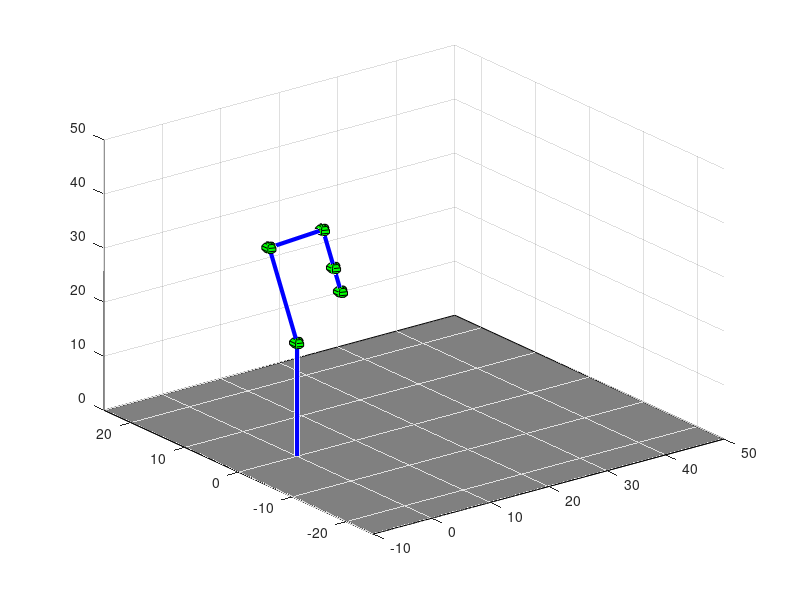

The MATLAB source for this figure:
clc;
clear ;

prompt1 = 'insert angle of joint 1 (base): ' ;
prompt2 = 'insert angle of joint 2 : ';
prompt3 = 'insert angle of joint 3 : ';
prompt4 = 'insert angle of joint 4 : ';

theta1 = input(prompt1);
theta2 = -input(prompt2)-100;
theta3 = -input(prompt3)+110;
theta4 = -input(prompt4)+80;

theta = [theta1,theta2,theta3,theta4,0];
alpha = [-90,0,0,0,0];
a = [0,20,10,8,5];
d = [21,0,0,0,0];

hold on
T = 1 ;
old_link = [0,0,0];

for i = 1 : 5
Mdh = [ cosd(theta(i)) , (-sind(theta(i)))*cosd(alpha(i)) ,(sind(theta(i)))*sind(alpha(i)), a(i)*cosd(theta(i));
    sind(theta(i)) ,  (cosd(theta(i)))*cosd(alpha(i)) , (-cosd(theta(i)))*sind(alpha(i)) , a(i)*sind(theta(i)) ;
    0 , sind(alpha(i)) , cosd(alpha(i)) , d(i) ;
    0,0,0,1];
    T = T*Mdh ;
    link = [T(1,4),T(2,4),T(3,4)];
    plot3([old_link(1) link(1)],[old_link(2) link(2)],[old_link(3) link(3)], 'b' , 'LineWidth', 3);
    [x,y,z] = sphere(5);
    surf(x+T(1,4),y+T(2,4),z+T(3,4), 'FaceColor', [0,1,0]);
    old_link = link ;
    if i == 5
        disp(link);
    end
end

p1 = [-10 -25 0];
p2 = [50 -25 0];
p3 = [50 25 0];
p4 = [-10 25 0]; 
plane_x = [p1(1) p2(1) p3(1) p4(1)];
plane_y = [p1(2) p2(2) p3(2) p4(2)];
plane_z = [p1(3) p2(3) p3(3) p4(3)];
fill3(plane_x, plane_y, plane_z, [0.5 0.5 0.5]);
xlim([-10 50])
ylim([-25 25])
zlim([0 50])
grid on
hold off

